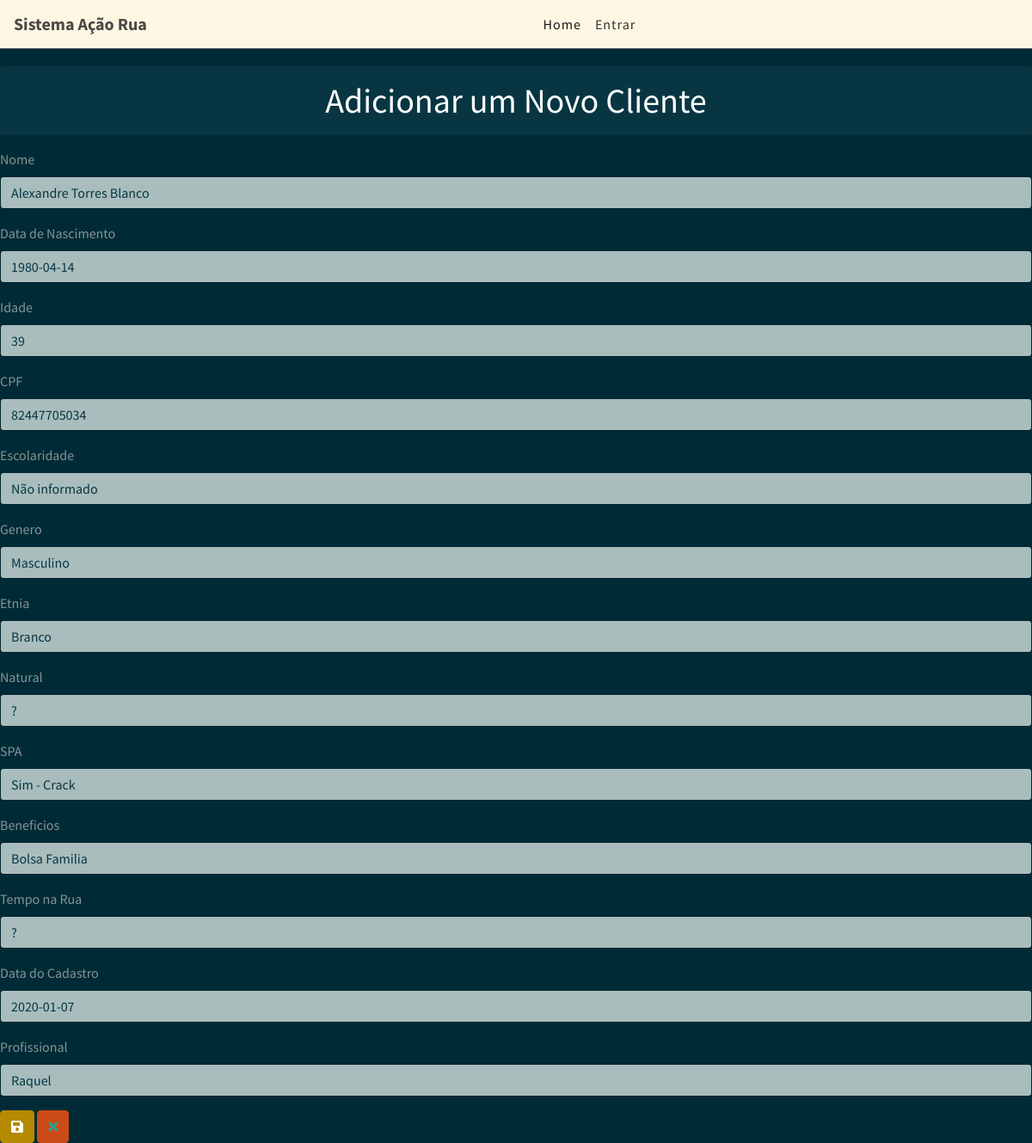
The page /2/updatec/ on the database its author committed.
### clientes/models.py (models this page shows, shortened)
class Clientes(models.Model):
    nome = models.CharField('Nome', max_length=100)
    aniversario = models.DateField('Data de Nascimento')
    idade = models.IntegerField()
    cpf = models.CharField('CPF', max_length=11)
    escolaridade = models.CharField('Escolaridade', max_length=100)
    genero = models.CharField('Genero', max_length=30)
    etnia = models.CharField('Etnia', max_length=50)
    natural = models.CharField('Natural', max_length=100)
    spa = models.CharField('SPA', max_length=100)
    beneficios = models.CharField('Beneficios', max_length=100)
    temporua = models.CharField('Tempo na Rua', max_length=25)
    datacadastro = models.DateField('Data do Cadastro')
    profissional = models.CharField('Profissional', max_length=100)

### clientes/views.py (the view)
# urls.py: path('<int:pk>/updatec/', UpdateClientesView.as_view(), name='upd_clientes'),
class UpdateClientesView(UpdateView):
    model = Clientes
    template_name = 'clientes_form.html'
    fields = ['nome', 'aniversario', 'idade', 'cpf', 'escolaridade', 'genero', 'etnia', 'natural', 'spa', 'beneficios',
              'temporua', 'datacadastro', 'profissional']
    success_url = reverse_lazy('list')

### clientes/templates/clientes_form.html (shortened to what this page needs)
{% extends 'base.html' %}
{% load bootstrap4 %}
{% block content %}
<h1 class="text-center alert alert-dark">Adicionar um Novo Cliente</h1>
    <form  method="post">
        {% bootstrap_form form %}
            {% buttons %}
                <button type="submit" class="btn btn-primary"><span><i class="fas fa-save"></i></button>
                <button type="button" class="btn btn-warning">
                    <a href="{% url 'list' %}"><span><i class="fas fa-times"></i></a>
                </button>
            {% endbuttons %}
    </form>
{% endblock %}

### rows shown on the page
Clientes: nome "Alexandre Torres Blanco", aniversario "1980-04-14", idade "39", cpf "82447705034", escolaridade "Não informado", genero "Masculino", etnia "Branco", natural "?", spa "Sim - Crack", beneficios "Bolsa Familia", temporua "?", datacadastro "2020-01-07", profissional "Raquel"
